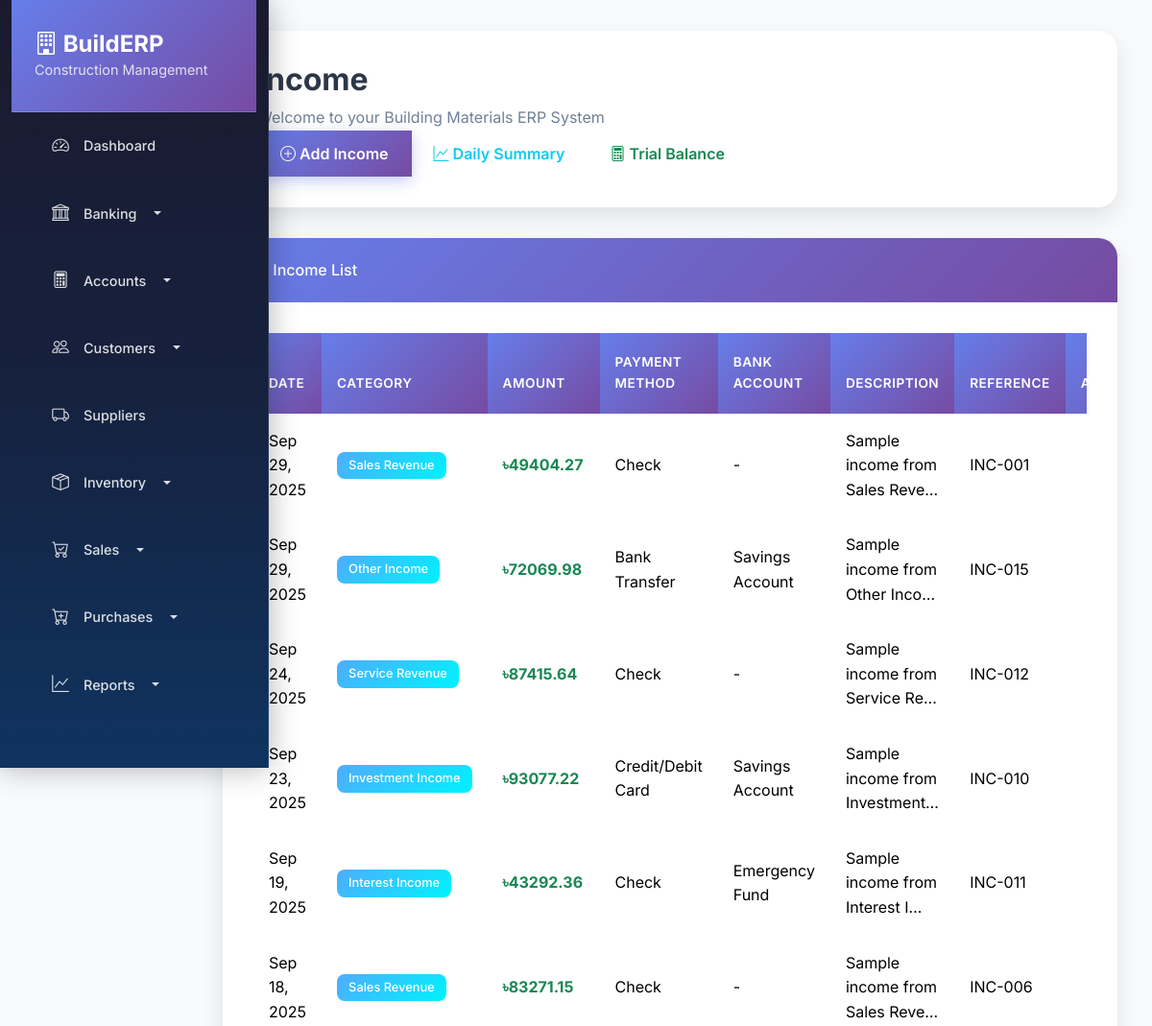
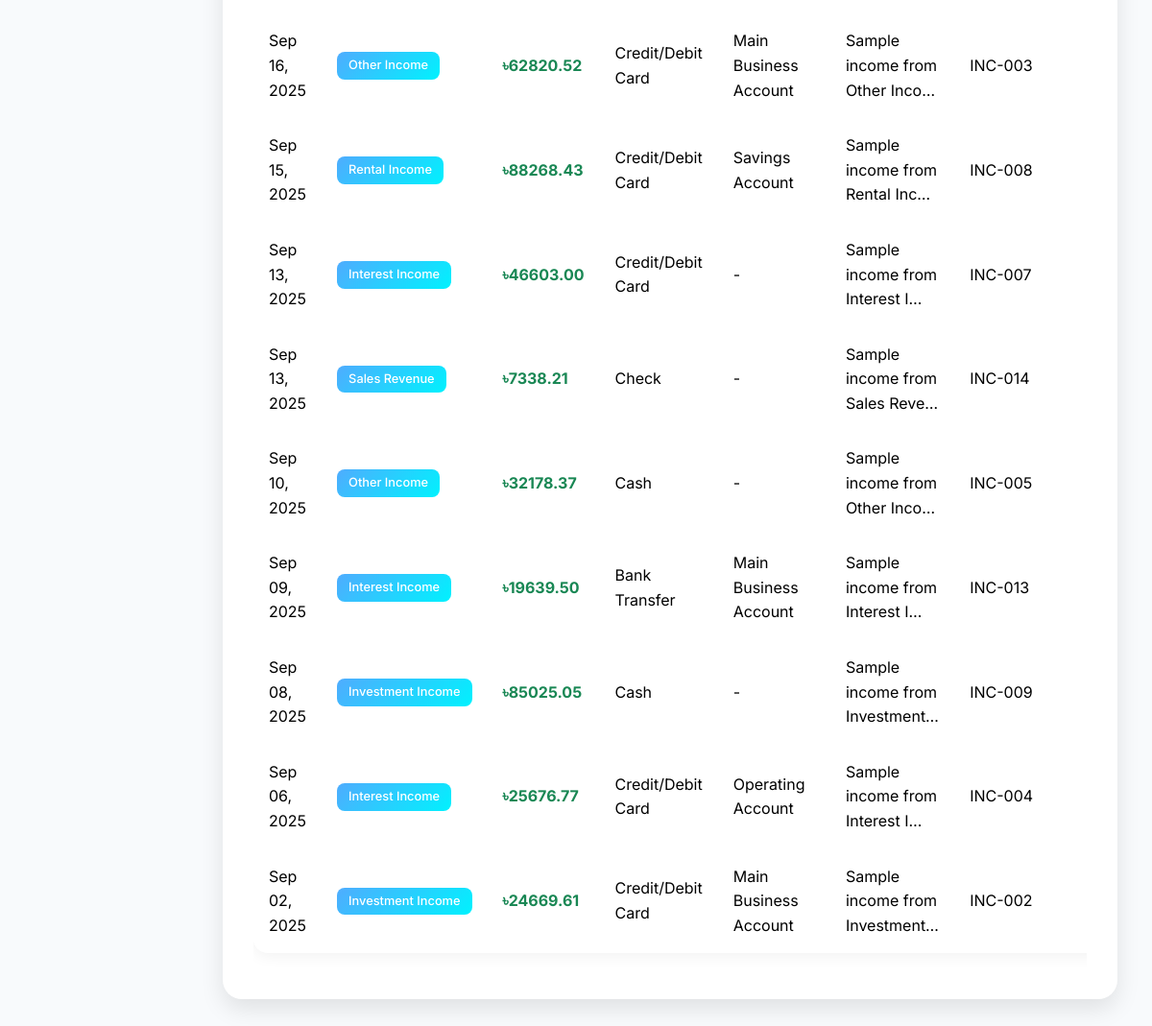
Screenshot of /accounting/income/ with the database file from the repository (2 pictures, top to bottom).
### accounting/models.py (models this page shows, shortened)
class Income(models.Model):
    PAYMENT_METHODS = [
        ('cash', 'Cash'),
        ('bank', 'Bank Transfer'),
        ('check', 'Check'),
        ('card', 'Credit/Debit Card'),
    ]
    income_category = models.ForeignKey(IncomeCategory, on_delete=models.CASCADE)
    amount = models.DecimalField(max_digits=15, decimal_places=2)
    description = models.TextField()
    payment_method = models.CharField(max_length=20, choices=PAYMENT_METHODS, default='cash')
    bank_account = models.ForeignKey(BankAccount, on_delete=models.SET_NULL, null=True, blank=True)
    income_date = models.DateField()
    reference = models.CharField(max_length=100, blank=True)
    created_by = models.ForeignKey(User, on_delete=models.SET_NULL, null=True)
    created_at = models.DateTimeField(auto_now_add=True)
    class Meta:
        verbose_name = "Income"
        verbose_name_plural = "Income"

class IncomeCategory(models.Model):
    name = models.CharField(max_length=100)
    description = models.TextField(blank=True)
    is_active = models.BooleanField(default=True)
    created_at = models.DateTimeField(auto_now_add=True)
    class Meta:
        verbose_name = "Income Category"
        verbose_name_plural = "Income Categories"

class BankAccount(models.Model):
    name = models.CharField(max_length=100)
    account_number = models.CharField(max_length=50)
    bank_name = models.CharField(max_length=100)
    branch = models.CharField(max_length=100, blank=True)
    opening_balance = models.DecimalField(max_digits=15, decimal_places=2, default=0)
    current_balance = models.DecimalField(max_digits=15, decimal_places=2, default=0)
    is_active = models.BooleanField(default=True)
    created_at = models.DateTimeField(auto_now_add=True)
    updated_at = models.DateTimeField(auto_now=True)
    class Meta:
        verbose_name = "Bank Account"
        verbose_name_plural = "Bank Accounts"

### accounting/views.py (the view)
# urls.py: path('income/', views.IncomeListView.as_view(), name='income_list'),
class IncomeListView(ListView):
    model = Income
    template_name = 'accounting/income_list.html'
    context_object_name = 'incomes'
    paginate_by = 20
    def get_queryset(self):
        return Income.objects.select_related('income_category', 'bank_account', 'created_by').order_by('-income_date')

### templates/accounting/income_list.html (shortened to what this page needs)
{% extends 'base.html' %}
{% block page_title %}Income{% endblock %}
{% block page_actions %}
<div class="btn-group">
    <a href="{% url 'accounting:income_create' %}" class="btn btn-primary">
        <i class="bi bi-plus-circle"></i> Add Income
    </a>
    <a href="{% url 'accounting:daily_financial_summary' %}" class="btn btn-outline-info">
        <i class="bi bi-graph-up"></i> Daily Summary
    </a>
    <a href="{% url 'accounting:enhanced_trial_balance' %}" class="btn btn-outline-success">
        <i class="bi bi-calculator"></i> Trial Balance
    </a>
</div>
{% endblock %}
{% block content %}
<div class="row">
    <div class="col-12">
        <div class="card">
            <div class="card-header">
                <h6 class="mb-0">
                    <i class="bi bi-arrow-up-circle"></i>
                    Income List
                </h6>
            </div>
            <div class="card-body">
                {% if incomes %}
                <div class="table-responsive">
                    <table class="table table-hover">
                        <thead class="table-dark">
                            <tr>
                                <th>Date</th>
                                <th>Category</th>
                                <th>Amount</th>
                                <th>Payment Method</th>
                                <th>Bank Account</th>
                                <th>Description</th>
                                <th>Reference</th>
                                <th>Actions</th>
                            </tr>
                        </thead>
                        <tbody>
                            {% for income in incomes %}
                            <tr>
                                <td>{{ income.income_date|date:"M d, Y" }}</td>
                                <td>
                                    <span class="badge bg-success">{{ income.income_category.name }}</span>
                                </td>
                                <td class="text-success">
                                    <strong>৳{{ income.amount|floatformat:2 }}</strong>
                                </td>
                                <td>{{ income.get_payment_method_display }}</td>
                                <td>{{ income.bank_account.name|default:"-" }}</td>
                                <td>{{ income.description|truncatechars:30 }}</td>
                                <td>{{ income.reference|default:"-" }}</td>
                                <td>
                                    <div class="btn-group btn-group-sm">
                                        <a href="{% url 'accounting:income_edit' income.pk %}" class="btn btn-outline-warning" title="Edit">
                                        </a>
                                    </div>
                                </td>
                            </tr>
                            {% endfor %}
                        </tbody>
                    </table>
                </div>
                {% endif %}
            </div>
        </div>
    </div>
</div>
{% endblock %}

### templates/base.html (style rules this page uses)
:root { --primary-gradient: linear-gradient(135deg, #667eea 0%, #764ba2 100%); --secondary-gradient: linear-gradient(135deg, #f093fb 0%, #f5576c 100%); --success-gradient: linear-gradient(135deg, #4facfe 0%, #00f2fe 100%); --warning-gradient: linear-gradient(135deg, #43e97b 0%, #38f9d7 100%); --danger-gradient: linear-gradient(135deg, #fa709a 0%, #fee140 100%); --dark-gradient: linear-gradient(135deg, #2c3e50 0%, #34495e 100%); --light-bg: #f8fafc; --card-shadow: 0 10px 25px rgba(0, 0, 0, 0.1); --hover-shadow: 0 20px 40px rgba(0, 0, 0, 0.15); --border-radius: 20px; --transition: all 0.3s cubic-bezier(0.4, 0, 0.2, 1); }
* { font-family: 'Inter', sans-serif; }
body { background: var(--light-bg); overflow-x: hidden; line-height: 1.6; }
.card { border: none; border-radius: var(--border-radius); box-shadow: var(--card-shadow); transition: var(--transition); background: white; overflow: hidden; position: relative; }
.card-header { background: var(--primary-gradient); color: white; border: none; padding: 1.5rem 2rem; border-radius: var(--border-radius) var(--border-radius) 0 0; font-weight: 600; font-size: 1.1rem; }
.card-body { padding: 2rem; }
.btn { border-radius: 12px; padding: 0.75rem 1.5rem; font-weight: 600; transition: var(--transition); border: none; position: relative; overflow: hidden; text-transform: none; }
.btn-primary { background: var(--primary-gradient); box-shadow: 0 4px 15px rgba(102, 126, 234, 0.4); }
.table { border-radius: 15px; overflow: hidden; box-shadow: 0 4px 15px rgba(0, 0, 0, 0.05); background: white; }
.table thead th { background: var(--primary-gradient); color: white; border: none; padding: 1.25rem 1rem; font-weight: 600; text-transform: uppercase; font-size: 0.85rem; letter-spacing: 0.5px; }
.table tbody tr { transition: var(--transition); }
.table tbody td { padding: 1rem; border: none; vertical-align: middle; }
.badge { border-radius: 8px; padding: 0.5rem 0.75rem; font-weight: 500; font-size: 0.8rem; }
.badge.bg-success { background: var(--success-gradient) !important; }
.table th { background-color: #f8f9fa; border-top: none; }

### rows the page displays
Income: income_date "Sep 29, 2025", income_category.name "Sales Revenue", amount "49404.27", payment_method "Check", bank_account.name "-", description "Sample income from Sales Reve…", reference "INC-001"
Income: income_date "Sep 29, 2025", income_category.name "Other Income", amount "72069.98", payment_method "Bank Transfer", bank_account.name "Savings Account", description "Sample income from Other Inco…", reference "INC-015"
Income: income_date "Sep 24, 2025", income_category.name "Service Revenue", amount "87415.64", payment_method "Check", bank_account.name "-", description "Sample income from Service Re…", reference "INC-012"
Income: income_date "Sep 23, 2025", income_category.name "Investment Income", amount "93077.22", payment_method "Credit/Debit Card", bank_account.name "Savings Account", description "Sample income from Investment…", reference "INC-010"
Income: income_date "Sep 19, 2025", income_category.name "Interest Income", amount "43292.36", payment_method "Check", bank_account.name "Emergency Fund", description "Sample income from Interest I…", reference "INC-011"
Income: income_date "Sep 18, 2025", income_category.name "Sales Revenue", amount "83271.15", payment_method "Check", bank_account.name "-", description "Sample income from Sales Reve…", reference "INC-006"
Income: income_date "Sep 16, 2025", income_category.name "Other Income", amount "62820.52", payment_method "Credit/Debit Card", bank_account.name "Main Business Account", description "Sample income from Other Inco…", reference "INC-003"
Income: income_date "Sep 15, 2025", income_category.name "Rental Income", amount "88268.43", payment_method "Credit/Debit Card", bank_account.name "Savings Account", description "Sample income from Rental Inc…", reference "INC-008"
Income: income_date "Sep 13, 2025", income_category.name "Interest Income", amount "46603.00", payment_method "Credit/Debit Card", bank_account.name "-", description "Sample income from Interest I…", reference "INC-007"
Income: income_date "Sep 13, 2025", income_category.name "Sales Revenue", amount "7338.21", payment_method "Check", bank_account.name "-", description "Sample income from Sales Reve…", reference "INC-014"
Income: income_date "Sep 10, 2025", income_category.name "Other Income", amount "32178.37", payment_method "Cash", bank_account.name "-", description "Sample income from Other Inco…", reference "INC-005"
Income: income_date "Sep 09, 2025", income_category.name "Interest Income", amount "19639.50", payment_method "Bank Transfer", bank_account.name "Main Business Account", description "Sample income from Interest I…", reference "INC-013"
Income: income_date "Sep 08, 2025", income_category.name "Investment Income", amount "85025.05", payment_method "Cash", bank_account.name "-", description "Sample income from Investment…", reference "INC-009"
Income: income_date "Sep 06, 2025", income_category.name "Interest Income", amount "25676.77", payment_method "Credit/Debit Card", bank_account.name "Operating Account", description "Sample income from Interest I…", reference "INC-004"
Income: income_date "Sep 02, 2025", income_category.name "Investment Income", amount "24669.61", payment_method "Credit/Debit Card", bank_account.name "Main Business Account", description "Sample income from Investment…", reference "INC-002"
